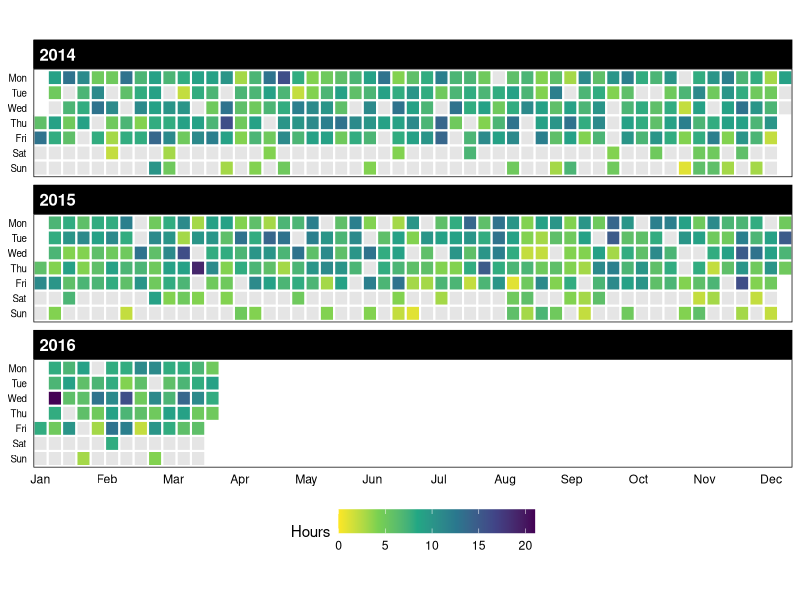

Reproduce this figure in R.
## ---- chunk 1
library(knitr)
library(tidyverse)
## ---- chunk 2
opts_chunk$set(
  warning = F,
  message = F,
  eval = T,
  cache = T,
  echo = T,
  collapse = T,
  fig.align = "center",
  fig.retina = 2
)
theme_set(theme_linedraw() + theme(panel.grid = element_blank()))
## ---- chunk 3
d <- tibble(
  date = as.Date(1:813, origin = "2014-01-01"),
  year = format(date, "%Y"),
  week = as.integer(format(date, "%W")) + 1, # Week starts at 1
  day = factor(
    weekdays(date, T),
    levels = rev(c(
      "Mon",
      "Tue",
      "Wed",
      "Thu",
      "Fri",
      "Sat",
      "Sun"
    ))
  ),
  hours = 0
)
## ---- chunk 4
set.seed(1)
# Simulate weekends
weekends <- filter(d, grepl("S(at|un)", day))
# Hours worked are (might be) poisson distributed
weekends$hours <- rpois(nrow(weekends), lambda = 4)
# Simulate missing days with probability .7
weekends$na <- rbinom(nrow(weekends), 1, 0.7)
weekends$hours <- ifelse(weekends$na, NA, weekends$hours)

# Simulate weekdays
weekdays <- filter(d, !grepl("S(at|un)", day))
weekdays$hours <- rpois(nrow(weekdays), lambda = 8) # Greater lambda
weekdays$na <- rbinom(nrow(weekdays), 1, 0.1) # Smaller p(missing)
weekdays$hours <- ifelse(weekdays$na, NA, weekdays$hours)

# Concatenate weekends and weekdays and arrange by date
d <- bind_rows(weekends, weekdays) %>%
  arrange(date) %>% # Arrange by date
  select(-na) # Remove na column
## ---- chunk 5
gh_waffle <- function(data, pal = "D", dir = -1) {
  p <- ggplot(data, aes(x = week, y = day, fill = hours)) +
    scale_fill_viridis_c(
      name = "Hours",
      option = pal, # Variable color palette
      direction = dir, # Variable color direction
      na.value = "grey90",
      limits = c(0, max(data$hours))
    ) +
    geom_tile(color = "white", size = 0.7) +
    facet_wrap("year", ncol = 1) +
    scale_x_continuous(
      expand = c(0, 0),
      breaks = seq(1, 52, length = 12),
      labels = c(
        "Jan",
        "Feb",
        "Mar",
        "Apr",
        "May",
        "Jun",
        "Jul",
        "Aug",
        "Sep",
        "Oct",
        "Nov",
        "Dec"
      )
    ) +
    theme_linedraw(base_family = "Helvetica") +
    theme(
      axis.title = element_blank(),
      axis.ticks = element_blank(),
      axis.text.y = element_text(size = 7),
      panel.grid = element_blank(),
      legend.position = "bottom",
      aspect.ratio = 1 / 7,
      legend.key.width = unit(1, "cm"),
      strip.text = element_text(hjust = 0.00, face = "bold", size = 12)
    )

  print(p)
}
## ---- chunk 6
gh_waffle(d)
